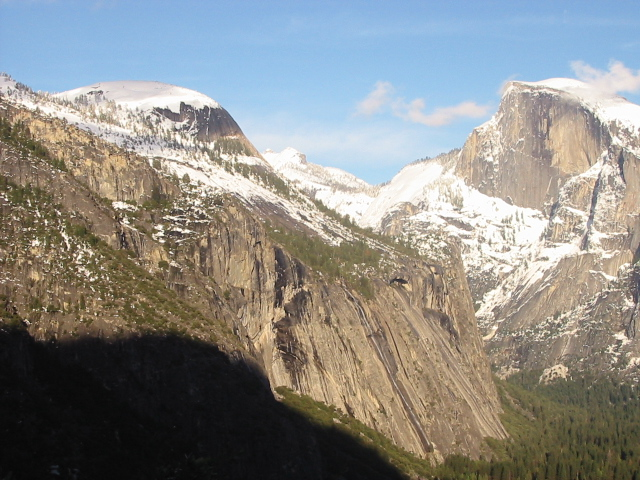
#> input picture PycharmProjects/CS131/Homeworks/homework3/yosemite1.jpg, 640 x 480 px
$ python homework3.py
#> lines starting #> are read from the running program, lines starting #| are printed output that depends on the picture; after the words box and inside, x2 and y2 are one past the last pixel; in counts of white or black regions, pixels touching at a corner belong together
### PycharmProjects/CS131/Homeworks/homework3/panorama.py
import numpy as np
from skimage import filters
from skimage.util.shape import view_as_blocks
from scipy.spatial.distance import cdist
from scipy.ndimage.filters import convolve

from Homeworks.homework3.utils import pad, unpad

def harris_corners(img, window_size=3, k=0.04):
    """
    Compute Harris corner response map. Follow the math equation
    R=Det(M)-k(Trace(M)^2).
    Hint:
        You may use the function scipy.ndimage.filters.convolve,
        which is already imported above

    Args:
        img: Grayscale image of shape (H, W)
        window_size: size of the window function
        k: sensitivity parameter,usually between [0.04,0.06]
    Returns:
        response: Harris response image of shape (H, W)
    """

    H, W = img.shape
    window = np.ones((window_size, window_size))

    response = np.zeros((H, W))

    dx = filters.sobel_v(img)   #使用核为[[1,0,-1],[2,0,-2],[1,0,-1]]滤波
    dy = filters.sobel_h(img)   #使用核为[[1,2,1],[0,0,0],[-1,-2,-1]]滤波

    ### YOUR CODE HERE
    A = convolve(dx ** 2, window)
    B = convolve(dx * dy, window)
    C = convolve(dy ** 2, window)
    for i in range(H):
        for j in range(W):
            M = np.array([[A[i, j], B[i, j]], [B[i, j], C[i, j]]])
            response[i, j] = np.linalg.det(M) - k * np.trace(M) ** 2
    ### END YOUR CODE
    return response

def simple_descriptor(patch):
    """
    Describe the patch by normalizing the image values into a standard
    normal distribution (having mean of 0 and standard deviation of 1)
    and then flattening into a 1D array.

    The normalization will make the descriptor more robust to change
    in lighting condition.

    Hint:
        If a denominator is zero, divide by 1 instead.

    Args:
        patch: grayscale image patch of shape (h, w)

    Returns:
        feature: 1D array of shape (h * w)
    """
    feature = []
    ### YOUR CODE HERE
    std = np.std(patch)
    mean = np.mean(patch)
    if std > 0.0:
        feature = (patch - mean) / std
    else:
        feature = patch - mean
    feature = feature.reshape(-1)
    ### END YOUR CODE
    return feature

def describe_keypoints(image, keypoints, desc_func, patch_size=16):
    """
    Args:
        image: grayscale image of shape (H, W)
        keypoints: 2D array containing a keypoint (y, x) in each row
        desc_func: function that takes in an image patch and outputs
            a 1D feature vector describing the patch
        patch_size: size of a square patch at each keypoint

    Returns:
        desc: array of features describing the keypoints
    """

    image.astype(np.float32)
    desc = []

    for i, kp in enumerate(keypoints):
        y, x = kp
        patch = image[y - (patch_size // 2):y + ((patch_size + 1) // 2),
                x - (patch_size // 2):x + ((patch_size + 1) // 2)]
        desc.append(desc_func(patch))
    return np.array(desc)


def match_descriptors(desc1, desc2, threshold=0.5):
    """
    Match the feature descriptors by finding distances between them. A match is formed
    when the distance to the closest vector is much smaller than the distance to the
    second-closest, that is, the ratio of the distances should be smaller
    than the threshold. Return the matches as pairs of vector indices.

    Args:
        desc1: an array of shape (M, P) holding descriptors of size P about M keypoints
        desc2: an array of shape (N, P) holding descriptors of size P about N keypoints

    Returns:
        matches: an array of shape (Q, 2) where each row holds the indices of one pair
        of matching descriptors
    """
    matches = []

    N = desc1.shape[0]
    dists = cdist(desc1, desc2)

    ### YOUR CODE HERE
    for i in range(N):
        dist=dists[i,:]
        if np.min(dist) / (np.partition(dist,2)[1]) <= threshold:       #对于函数partition则是得到数组中是以第二个大的数为中，小于它的放前面，大于或者等于放在后面，这样一来就得到第二大的数字
            matches.append([i,np.argmin(dist)])
    matches=np.array(matches).reshape(-1,2)
    ### END YOUR CODE

    return matches


# [26 lines left out: function fit_affine_matrix, not called in this run]

def ransac(keypoints1, keypoints2, matches, n_iters=200, threshold=20):
    """
    Use RANSAC to find a robust affine transformation
        1. Select random set of matches
        2. Compute affine transformation matrix
        3. Compute inliers
        4. Keep the largest set of inliers
        5. Re-compute least-squares estimate on all of the inliers
    Args:
        keypoints1: M1 x 2 matrix, each row is a point
        keypoints2: M2 x 2 matrix, each row is a point
        matches: N x 2 matrix, each row represents a match
            [index of keypoint1, index of keypoint 2]
        n_iters: the number of iterations RANSAC will run
        threshold: the number of threshold to find inliers
    Returns:
        H: a robust estimation of affine transformation from keypoints2 to
        keypoints 1
    """
    N = matches.shape[0]
    n_samples = int(N * 0.2)

    matched1 = pad(keypoints1[matches[:,0]])
    matched2 = pad(keypoints2[matches[:,1]])

    max_inliers = np.zeros(N)
    n_inliers = 0

    # RANSAC iteration start
    ### YOUR CODE HERE
    for i in range(n_iters):
        temp_max = np.zeros(N, dtype=np.int32)
        temp_n = 0
        idx = np.random.choice(N, n_samples, replace=False)
        p1 = matched1[idx, :]
        p2 = matched2[idx, :]
        H = np.linalg.lstsq(p2, p1, rcond=None)[0]
        H[:, 2] = np.array([0, 0, 1])
        temp_max = np.linalg.norm(matched2.dot(H) - matched1, axis=1) ** 2 < threshold
        temp_n = np.sum(temp_max)
        if temp_n > n_inliers:
            max_inliers = temp_max.copy()
            n_inliers = temp_n
    H = np.linalg.lstsq(matched2[max_inliers], matched1[max_inliers], rcond=None)[0]
    H[:, 2] = np.array([0, 0, 1])
    ### END YOUR CODE
    return H, matches[max_inliers]


# [55 lines left out: function hog_descriptor, not called in this run]

### PycharmProjects/CS131/Homeworks/homework3/utils.py
import numpy as np
from scipy.ndimage import affine_transform

# Functions to convert points to homogeneous coordinates and back
pad = lambda x: np.hstack([x, np.ones((x.shape[0], 1))])
unpad = lambda x: x[:,:-1]

# [77 lines left out: function plot_matches, not called in this run]

def get_output_space(img_ref, imgs, transforms):
        """
        Args:
            img_ref: reference image
            imgs: images to be transformed
            transforms: list of affine transformation matrices. transforms[i] maps
                points in imgs[i] to the points in img_ref
        Returns:
            output_shape
        """

        assert (len(imgs) == len(transforms))

        r, c = img_ref.shape
        corners = np.array([[0, 0], [r, 0], [0, c], [r, c]])
        all_corners = [corners]

        for i in range(len(imgs)):
            r, c = imgs[i].shape
            H = transforms[i]
            corners = np.array([[0, 0], [r, 0], [0, c], [r, c]])
            warped_corners = corners.dot(H[:2, :2]) + H[2, :2]      #省去了将corner的每一行末尾添加上一个1
            all_corners.append(warped_corners)

        # Find the extents of both the reference image and the warped
        # target image
        all_corners = np.vstack(all_corners)

        # The overall output shape will be max - min
        corner_min = np.min(all_corners, axis=0)
        corner_max = np.max(all_corners, axis=0)
        output_shape = (corner_max - corner_min)

        # Ensure integer shape with np.ceil and dtype conversion
        output_shape = np.ceil(output_shape).astype(int)
        offset = corner_min

        return output_shape, offset

def warp_image(img, H, output_shape, offset):

        # Note about affine_transfomr function:
        # Given an output image pixel index vector o,
        # the pixel value is determined from the input image at position
        # np.dot(matrix,o) + offset.
        Hinv = np.linalg.inv(H)     #矩阵求逆
        m = Hinv.T[:2, :2]
        b = Hinv.T[:2, 2]
        img_warped = affine_transform(img.astype(np.float32),
                                      m, b + offset,
                                      output_shape,
                                      cval=-1)

        return img_warped

### PycharmProjects/CS131/Homeworks/homework3/homework3.py
import numpy as np
from skimage import filters
from skimage.feature import corner_peaks
from skimage.io import imread
import matplotlib.pyplot as plt
from time import time
from Homeworks.homework3.panorama import *
from Homeworks.homework3.utils import *
from skimage import io

# [25 lines of commented-out code are left out]


'''Part 2 Describing and Matching Keypoints'''
# [81 lines of commented-out code are left out]
'''Part 4 RANSAC'''
# [44 lines of commented-out code are left out]

'''Part 5 Histogram of Oriented Gradients (HOG)'''
# [66 lines of commented-out code are left out]
### END YOUR CODE

img1 = imread('yosemite1.jpg', as_gray=True)
#> img1: shape (480, 640) float64; min 0.0235, max 1, mean 0.545
img2 = imread('yosemite2.jpg', as_gray=True)
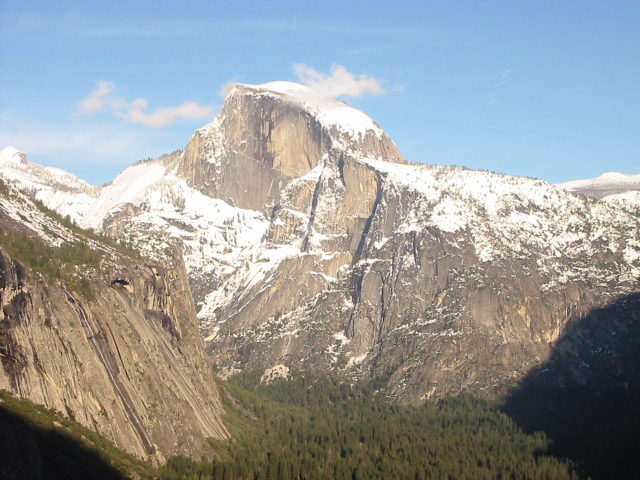
#> input picture PycharmProjects/CS131/Homeworks/homework3/yosemite2.jpg, 640 x 480 px
#> img2: shape (480, 640) float64; min 0.0437, max 1, mean 0.607
img3 = imread('yosemite3.jpg', as_gray=True)
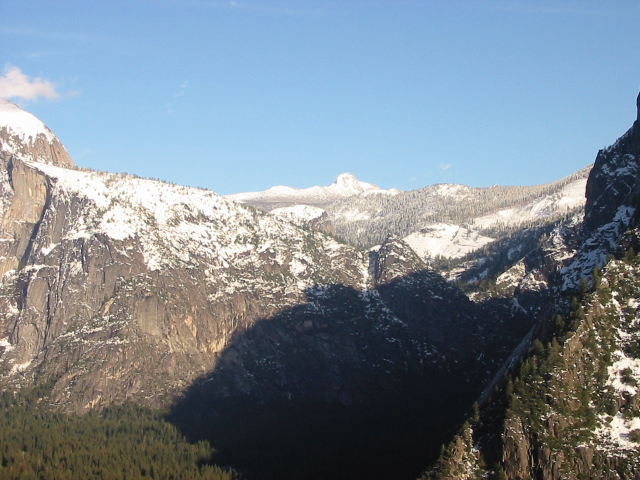
#> input picture PycharmProjects/CS131/Homeworks/homework3/yosemite3.jpg, 640 x 480 px
#> img3: shape (480, 640) float64; min 0.017, max 1, mean 0.524
img4 = imread('yosemite4.jpg', as_gray=True)
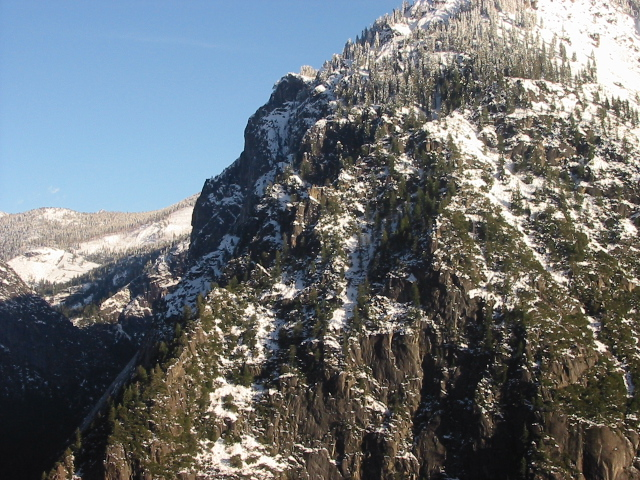
#> input picture PycharmProjects/CS131/Homeworks/homework3/yosemite4.jpg, 640 x 480 px
#> img4: shape (480, 640) float64; min 0.0213, max 1, mean 0.436

# Detect keypoints in each image
keypoints1 = corner_peaks(harris_corners(img1, window_size=3),
                          threshold_rel=0.05,
                          exclude_border=8)
#> keypoints1 = 891 pairs, first value 87 to 455, second value 8 to 631
keypoints2 = corner_peaks(harris_corners(img2, window_size=3),
                          threshold_rel=0.05,
                          exclude_border=8)
#> keypoints2 = 1733 pairs, first value 94 to 460, second value 8 to 631
keypoints3 = corner_peaks(harris_corners(img3, window_size=3),
                          threshold_rel=0.05,
                          exclude_border=8)
#> keypoints3 = 998 pairs, first value 135 to 471, second value 8 to 631
keypoints4 = corner_peaks(harris_corners(img4, window_size=3),
                          threshold_rel=0.05,
                          exclude_border=8)
#> call 4 of harris_corners, with window_size = 3, k = 0.04
#> after the loop in harris_corners (call 4), `for i in range(H):`:
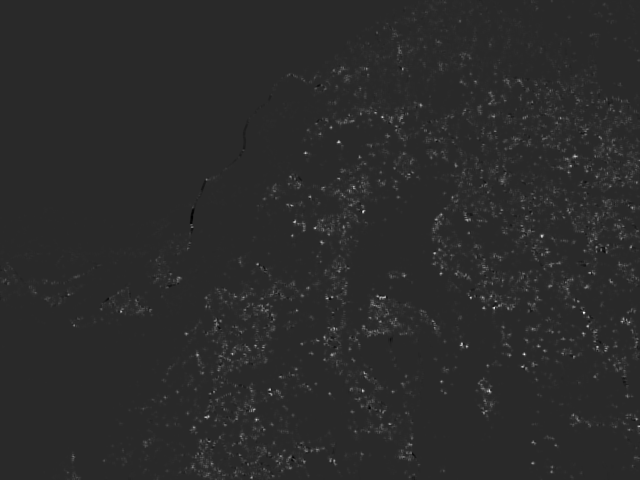
#> response: shape (480, 640) float64; min -0.384, max 1.97, mean 0.0205; drawn with min black and max white
#> keypoints4 = 2834 pairs, first value 8 to 471, second value 8 to 631

patch_size=16
# Describe keypoints
desc1 = describe_keypoints(img1, keypoints1,
                           desc_func=simple_descriptor,
                           patch_size=patch_size)
#> the loop in describe_keypoints, `for i, kp in enumerate(keypoints):` made 891 passes
#> (y, x) on passes 1 to 3: (234, 162), (221, 176), (222, 128)
#> after the loop in describe_keypoints, `for i, kp in enumerate(keypoints):`: desc = 891 items
desc2 = describe_keypoints(img2, keypoints2,
                           desc_func=simple_descriptor,
                           patch_size=patch_size)
#> the loop in describe_keypoints (call 2), `for i, kp in enumerate(keypoints):` made 1733 passes
#> (y, x) on passes 1 to 3: (239, 605), (229, 573), (246, 59)
desc3 = describe_keypoints(img3, keypoints3,
                           desc_func=simple_descriptor,
                           patch_size=patch_size)
#> call 3 of describe_keypoints, with keypoints = array of shape (998, 2), patch_size = 16
#> the loop in describe_keypoints (call 3), `for i, kp in enumerate(keypoints):` made 998 passes
#> (y, x) on passes 1 to 3: (390, 606), (391, 604), (328, 594)
#> in describe_keypoints (call 3), `return np.array(desc)`:
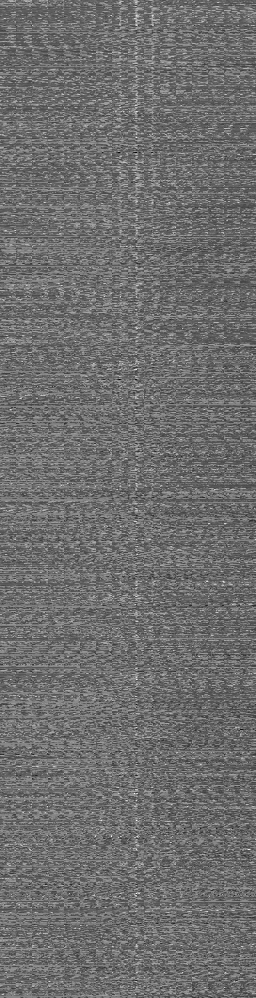
#> returned value: shape (998, 256) float64; min -4.71, max 6.19, mean 3.05e-18; drawn with min black and max white
desc4 = describe_keypoints(img4, keypoints4,
                           desc_func=simple_descriptor,
                           patch_size=patch_size)

# Match keypoints in neighboring images
matches12 = match_descriptors(desc1, desc2, 0.7)
matches23 = match_descriptors(desc2, desc3, 0.7)
matches34 = match_descriptors(desc3, desc4, 0.7)

### YOUR CODE HERE
H12, _ = ransac(keypoints1, keypoints2, matches12)
H23, _ = ransac(keypoints2, keypoints3, matches23)
H34, _ = ransac(keypoints3, keypoints4, matches34)
# Take image2 as reference image
output_shape, offset = get_output_space(img2, [img1, img3, img4], [np.linalg.inv(H12), H23, H23.dot(H34)])
#> the loop in get_output_space, `for i in range(len(imgs)):` made 3 passes

img1_warped = warp_image(img1, np.linalg.inv(H12), output_shape, offset)
img1_mask = (img1_warped != -1)
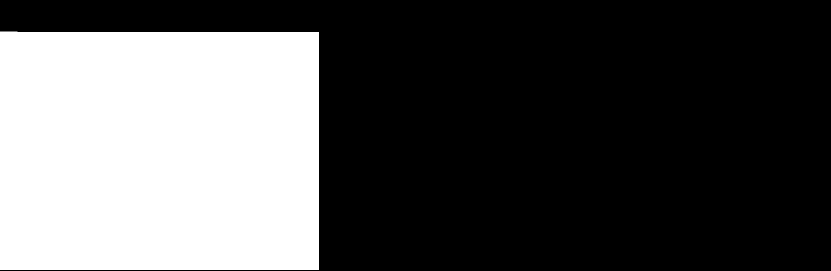
#> img1_mask: shape (541, 1661) bool (shown at 1/2 size); 33.8% white; 1 white region, box (x1, y1, x2, y2) and area: (0, 63, 638, 540) 303723
img1_warped[~img1_mask] = 0

img2_warped = warp_image(img2, np.eye(3), output_shape, offset)
img2_mask = (img2_warped != -1)
#> img2_mask: shape (541, 1661) bool; 34.1% white; 1 white region, box (x1, y1, x2, y2) and area: (279, 61, 918, 540) 306081
img2_warped[~img2_mask] = 0

img3_warped = warp_image(img3, H23, output_shape, offset)
img3_mask = (img3_warped != -1)
#> img3_mask: shape (541, 1661) bool; 33.8% white; 1 white region, box (x1, y1, x2, y2) and area: (606, 34, 1258, 526) 303480
img3_warped[~img3_mask] = 0
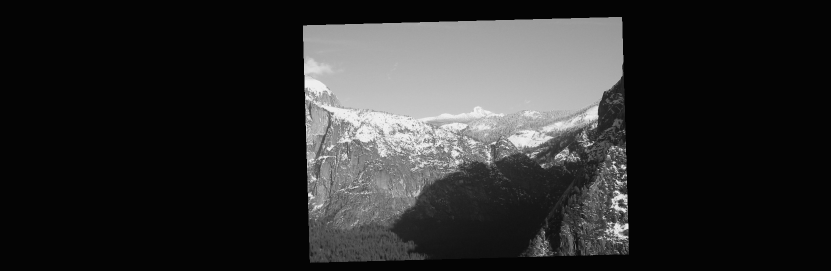
#> img3_warped: shape (541, 1661) float32 (shown at 1/2 size); min -0.0172, max 1.06, mean 0.177; drawn with min black and max white

img4_warped = warp_image(img4, H23.dot(H34), output_shape, offset)
img4_mask = (img4_warped != -1)
img4_warped[~img4_mask] = 0
### END YOUR CODE
# Plot warped images
merged = img1_warped + img2_warped + img3_warped + img4_warped

# Track the overlap by adding the masks together
overlap = (img2_mask * 1.0 +  # Multiply by 1.0 for bool -> float conversion
           img1_mask + img3_mask + img4_mask)
# Normalize through division by `overlap` - but ensure the minimum is 1
normalized = merged / np.maximum(overlap, 1)
plt.imshow(normalized,cmap='gray')
plt.axis('off')
plt.show()
normalized/=np.maximum(np.max(normalized),-np.min(normalized))
io.imsave('complete_picture.jpg',normalized)
